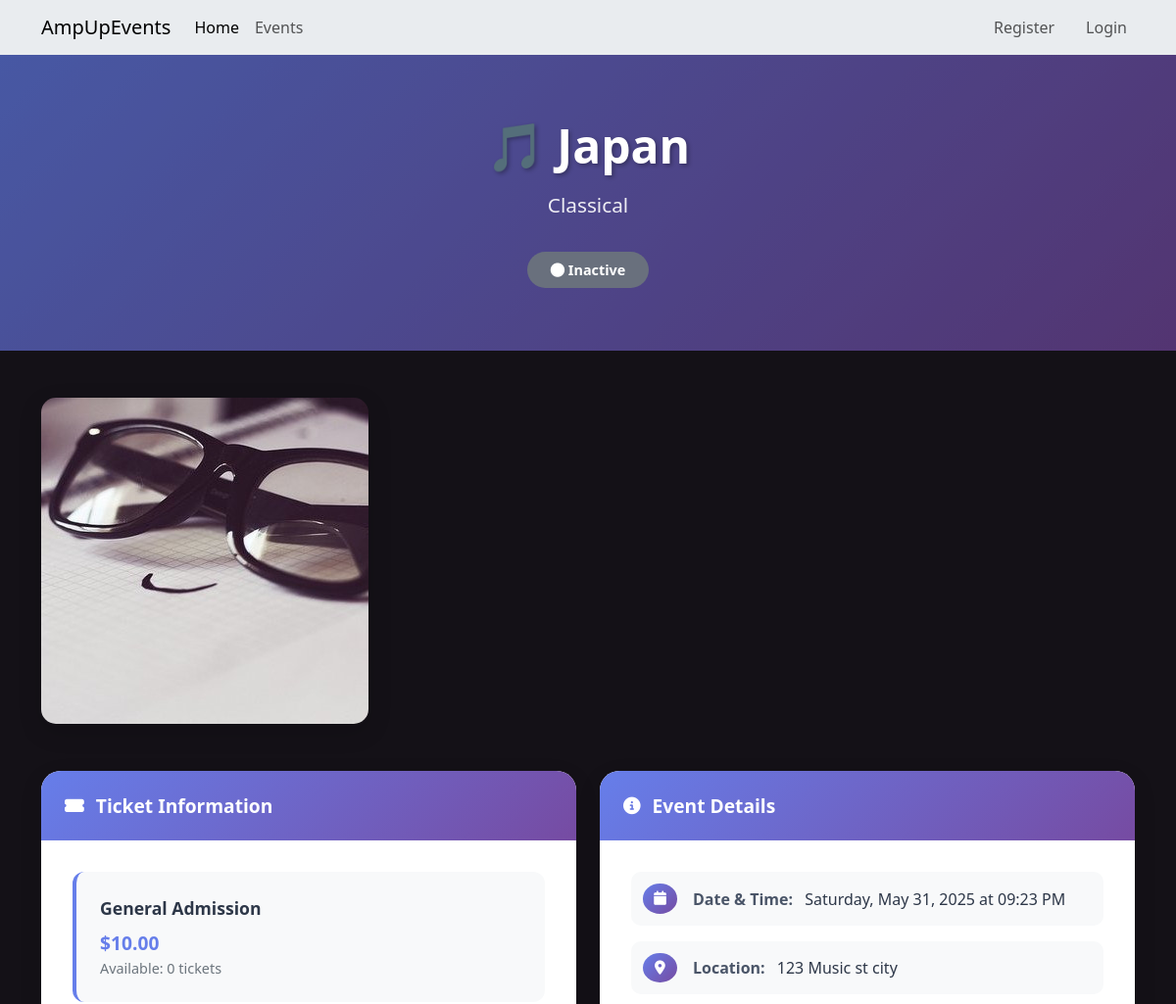
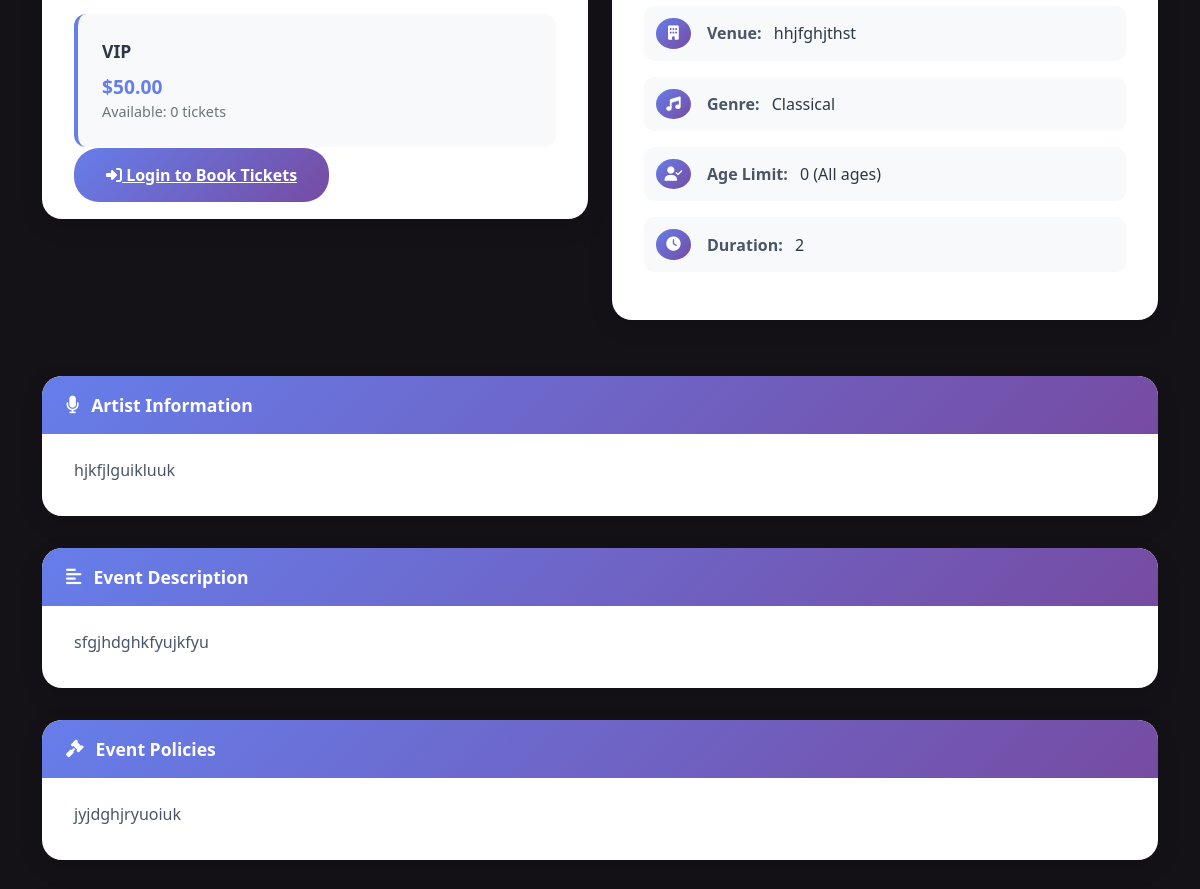
The app's page /events/3 (upper part), older data (2 pictures, top to bottom).
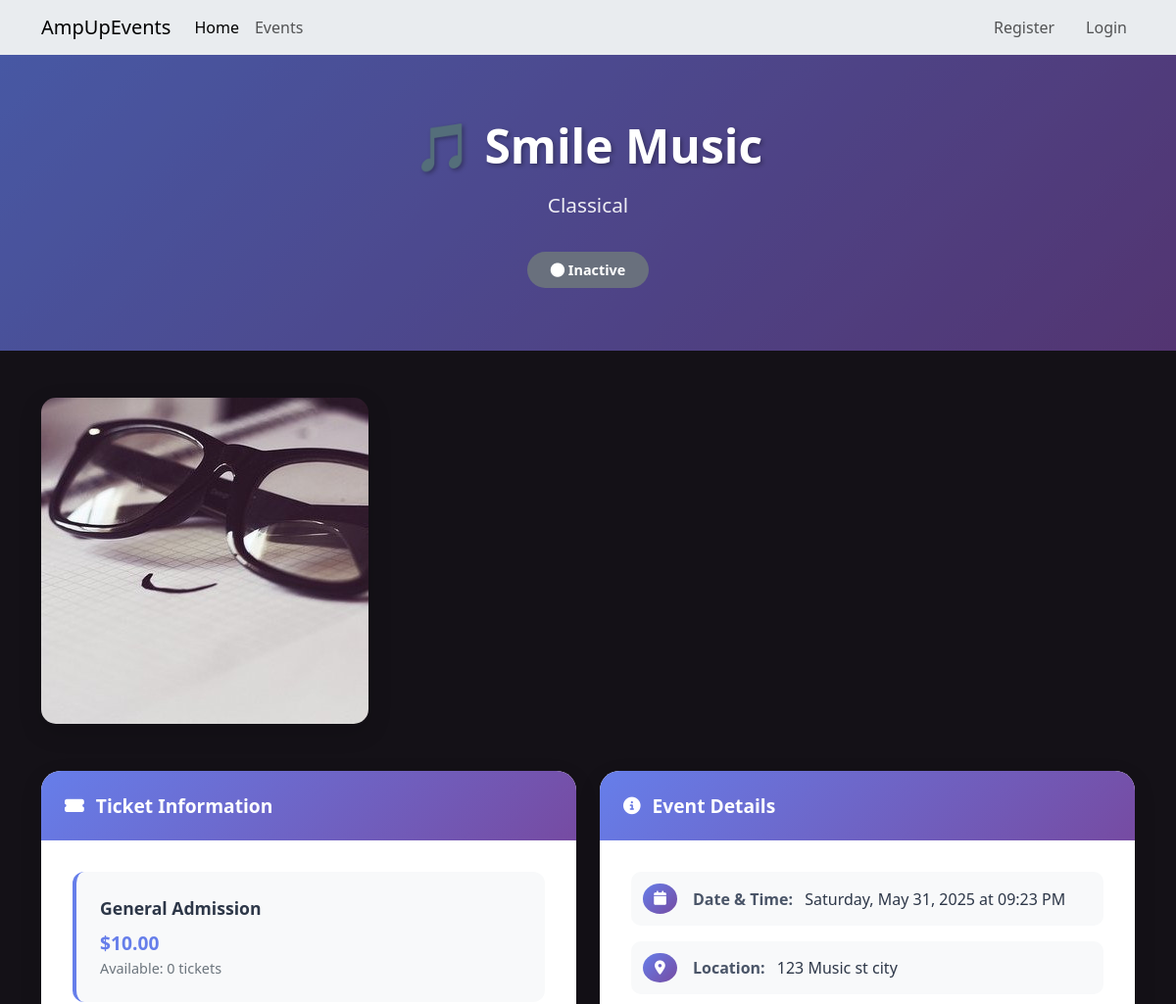
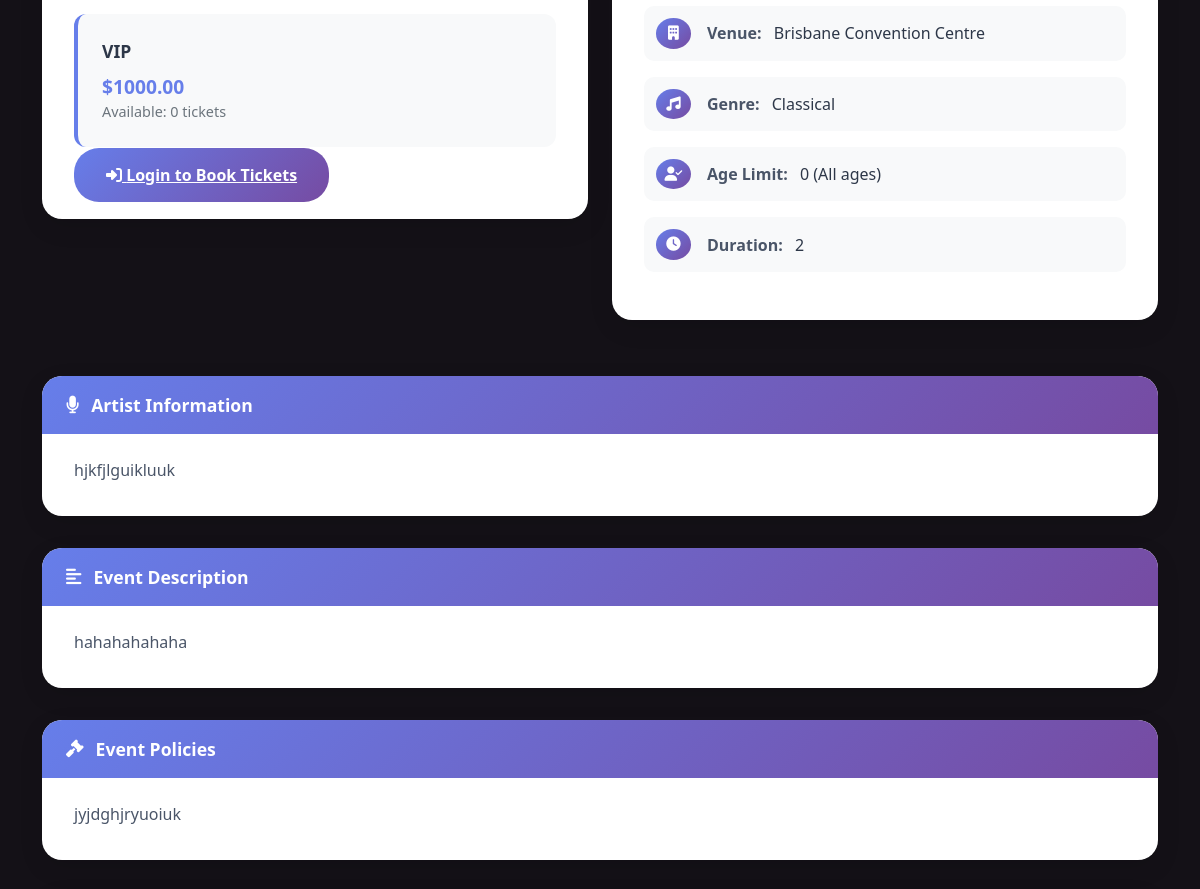
The same page, newer data (2 pictures, top to bottom).
### website/models.py (models this page shows, shortened)
class Event(db.Model):
    __tablename__ = 'events'
    id = db.Column(db.Integer, primary_key=True)  # Unique identifier for the event
    name = db.Column(db.String(120), index=True, nullable=False)  # Event name
    description = db.Column(db.Text, nullable=True)  # Optional detailed description of the event
    image_filename = db.Column(db.String(255), nullable=True)  # Filename of the event's image
    start_datetime = db.Column(db.DateTime, nullable=False)  # Combined start date and time for the event
    location = db.Column(db.String(100), nullable=False)  # General location of the event
    venue = db.Column(db.String(100), nullable=True)  # Specific venue name, optional
    genre_id = db.Column(db.Integer, db.ForeignKey('genres.id'), nullable=False)  # Reference to Genre table
    artist_info = db.Column(db.Text, nullable=True) # Information about the artist(s)
    status = db.Column(db.String(20), default='Open', nullable=False)  # Current status of the event (e.g., Open, Cancelled)
    age_limit = db.Column(db.Integer, nullable=True)
    length = db.Column(db.String(50), nullable=True)
    policies = db.Column(db.Text, nullable=True)
    facebook = db.Column(db.String(255), nullable=True)
    instagram = db.Column(db.String(255), nullable=True)
    twitter = db.Column(db.String(255), nullable=True)
    created_at = db.Column(db.DateTime, default=datetime.now)
    updated_at = db.Column(db.DateTime, default=datetime.now, onupdate=datetime.now)
    created_by = db.Column(db.Integer, db.ForeignKey('users.id'), nullable=False)
    ticket_types = db.relationship('ticket_type', backref='event', lazy='dynamic', cascade="all, delete-orphan") # cascade="all, delete-orphan": https://docs.sqlalchemy.org/en/20/orm/cascades.html
    comments = db.relationship('Comment', backref='event', lazy='dynamic', cascade="all, delete-orphan")
    bookings = db.relationship('Booking', backref='event', lazy='dynamic', cascade="all, delete-orphan")
    @property
    def current_status(self):
        if self.status == 'Cancelled':
            return 'Cancelled'
        if self.status == 'Completed':
            return 'Completed'
        if self.start_datetime and self.start_datetime < datetime.now():
            return 'Inactive'
        if self.ticket_types:
            total_available = sum(ticket.quantity_available for ticket in self.ticket_types)
            if total_available == 0:
                return 'Sold Out'
        return 'Open'

class ticket_type(db.Model):
    __tablename__ = 'ticket_type'
    id = db.Column(db.Integer, primary_key=True)  # Unique identifier for the ticket type
    event_id = db.Column(db.Integer, db.ForeignKey('events.id'), nullable=False)  # Foreign key linking to the Event
    type_name = db.Column(db.String(100), nullable=False)  # Name of the ticket type (e.g., General, VIP)
    description = db.Column(db.Text, nullable=True) # Optional description for this ticket type
    price = db.Column(db.Float, nullable=False)  # Price of the ticket
    quantity_available = db.Column(db.Integer, nullable=False)  # Number of tickets available for this type
    created_at = db.Column(db.DateTime, default=datetime.now)  # Creation timestamp
    updated_at = db.Column(db.DateTime, default=datetime.now, onupdate=datetime.now)  # Last update timestam

### website/events.py (the view)
@eventbp.route('/<int:id>')
def details(id):
    event = db.session.query(Event).filter_by(id=id).first_or_404()
    cform = CommentForm()
    comments = event.comments.order_by(Comment.created_at.desc()).all() # order the comments by the date they were created
    return render_template('events/eventDetails.html', event=event, form=cform, comments=comments)

### website/templates/events/eventDetails.html (shortened to what the changed rows need)
{% extends 'base.html' %}
{% from "bootstrap5/form.html" import render_form %}
{% block head %}
<link rel="stylesheet" href="{{ url_for('static', filename='style/eventDetails.css') }}">
{% endblock %}
{% block content %}
{% if event %}
<div class="event-hero">
    <div class="hero-overlay"></div>
    <div class="container hero-content">
        <div class="text-center">
            <h1 class="hero-title">🎵 {{ event.name | default('Event Name Not Available') }}</h1>
            <p class="hero-subtitle">{{ event.genre_info.name if event.genre_info else 'Music Event' }}</p>
            <div class="status-badge status-{{ event.current_status.lower().replace(' ', '-') if event.current_status else 'open' }}">
                <i class="fas fa-circle"></i> {{ event.current_status | default('Open') }}
            </div>
        </div>
    </div>
</div>
<div class="container">
    <div class="event-image-section">
        <div class="col-md-5">
            <div class="image-container">
                {% if event.image_filename %}
                    {% if event.image_filename.startswith('http') %}
                        <img src="{{ event.image_filename }}"
                             alt="{{ event.name }} Image" class="img-fluid event-image">
                    {% else %}
                        <img src="{{ url_for('static', filename=event.image_filename) }}"
                             alt="{{ event.name }} Image" class="img-fluid event-image">
                    {% endif %}
                {% else %}
                    <img src="{{ url_for('static', filename='img/grey.jpg') }}"
                         alt="No Image Available" class="img-fluid event-image">
                {% endif %}
            </div>
        </div>
    </div>
    <div class="row">
        <div class="col-lg-6 mb-4">
            <div class="content-card">
                <div class="content-card-header">
                    <h5><i class="fas fa-ticket-alt"></i> Ticket Information</h5>
                </div>
                <div class="content-card-body">
                    {% if event.ticket_types.all() %}
                        <ul class="ticket-list">
                            {% for ticket in event.ticket_types %}
                                <li class="ticket-item">
                                    <div class="ticket-type">{{ ticket.type_name }}</div>
                                    <div class="ticket-price">${{ "%.2f"|format(ticket.price) }}</div>
                                    <div class="ticket-availability">Available: {{ ticket.quantity_available }} tickets</div>
                                </li>
                            {% endfor %}
                        </ul>
                    {% else %}
                        <div class="text-center py-3">
                            <i class="fas fa-ticket-alt fa-3x text-muted mb-3"></i>
                            <p>Ticket information not yet available or this event might be free.</p>
                        </div>
                        {% endif %}
                        {% if current_user.is_authenticated %}
                            {% if event.current_status == 'Open' and event.ticket_types.all() %}
                            <a href="{{ url_for('event.book_tickets', id=event.id) }}" class="btn-book-tickets">
                                <i class="fas fa-shopping-cart"></i> Book Tickets</a>
                                {% else %}
                                <button class="btn-book-tickets" disabled style="opacity: 0.6; cursor: not-allowed;">
                                    <i class="fas fa-ban"></i>
                                    {% if event.current_status == 'Sold Out' %}Sold Out
                                    {% elif event.current_status == 'Cancelled' %}Event Cancelled
                                    {% elif event.current_status == 'Completed' %}Event Completed
                                    {% elif event.current_status == 'Inactive' %}Event Expired
                                    {% else %}Not Available
                                    {% endif %}
                                </button>
                                {% endif %}
                        {% else %}
                        <a href="{{ url_for('auth.login', next=request.url) }}" class="btn-book-tickets">
                            <i class="fas fa-sign-in-alt"></i> Login to Book Tickets
                        </a>
                        {% endif %}
                </div>
            </div>
        </div>
        <div class="col-lg-6 mb-4">
            <div class="content-card">
                <div class="content-card-header">
                    <h5><i class="fas fa-info-circle"></i> Event Details</h5>
                </div>
                <div class="content-card-body">
                    <div class="detail-item">
                        <div class="detail-icon">
                            <i class="fas fa-calendar"></i>
                        </div>
                        <div>
                            <span class="detail-label">Date & Time:</span>
                            <span class="detail-value">
                                {{ event.start_datetime.strftime('%A, %B %d, %Y at %I:%M %p') if event.start_datetime else 'N/A' }}
                            </span>
                        </div>
                    </div>
                    <div class="detail-item">
                        <div class="detail-icon">
                            <i class="fas fa-map-marker-alt"></i>
                        </div>
                        <div>
                            <span class="detail-label">Location:</span>
                            <span class="detail-value">{{ event.location | default('N/A') }}</span>
                        </div>
                    </div>
                    {% if event.venue %}
                        <div class="detail-item">
                            <div class="detail-icon">
                                <i class="fas fa-building"></i>
                            </div>
                            <div>
                                <span class="detail-label">Venue:</span>
                                <span class="detail-value">{{ event.venue }}</span>
                            </div>
                        </div>
                    {% endif %}
                                            {% if event.genre_info %}
                        <div class="detail-item">
                            <div class="detail-icon">
                                <i class="fas fa-music"></i>
                            </div>
                            <div>
                                <span class="detail-label">Genre:</span>
                                <span class="detail-value">{{ event.genre_info.name }}</span>
                            </div>
                        </div>
                        {% endif %}
                    {% if event.age_limit is not none %}
                        <div class="detail-item">
                            <div class="detail-icon">
                                <i class="fas fa-user-check"></i>
                            </div>
                            <div>
                                <span class="detail-label">Age Limit:</span>
                                <span class="detail-value">{{ event.age_limit }}{{ '+' if event.age_limit > 0 else ' (All ages)' }}</span>
                            </div>
                        </div>
                    {% endif %}
                    {% if event.length %}
                        <div class="detail-item">
                            <div class="detail-icon">
                                <i class="fas fa-clock"></i>
                            </div>
                            <div>
                                <span class="detail-label">Duration:</span>
                                <span class="detail-value">{{ event.length }}</span>
                            </div>
                        </div>
                    {% endif %}
                </div>
            </div>
        </div>
    </div>
    {% if event.artist_info %}
        <div class="info-section">
            <div class="info-section-header">
                <i class="fas fa-microphone"></i> Artist Information
            </div>
            <div class="info-content">
                {{ event.artist_info }}
            </div>
        </div>
    {% endif %}
    {% if event.description %}
        <div class="info-section">
            <div class="info-section-header">
                <i class="fas fa-align-left"></i> Event Description
            </div>
            <div class="info-content">
                {{ event.description }}
            </div>
        </div>
    {% endif %}
    {% if event.policies %}
        <div class="info-section">
            <div class="info-section-header">
                <i class="fas fa-gavel"></i> Event Policies
            </div>
            <div class="info-content">
                {{ event.policies }}
            </div>
        </div>
    {% endif %}
</div>
{% endif %}
{% endblock %}

Row changes from the older to the newer data that the page shows:
changed Event "123 Music st city": name "Japan" → "Smile Music"; venue "hhjfghjthst" → "Brisbane Convention Centre"; description "sfgjhdghkfyujkfyu" → "hahahahahaha"
changed ticket_type "VIP": price "50.00" → "1000.00"
